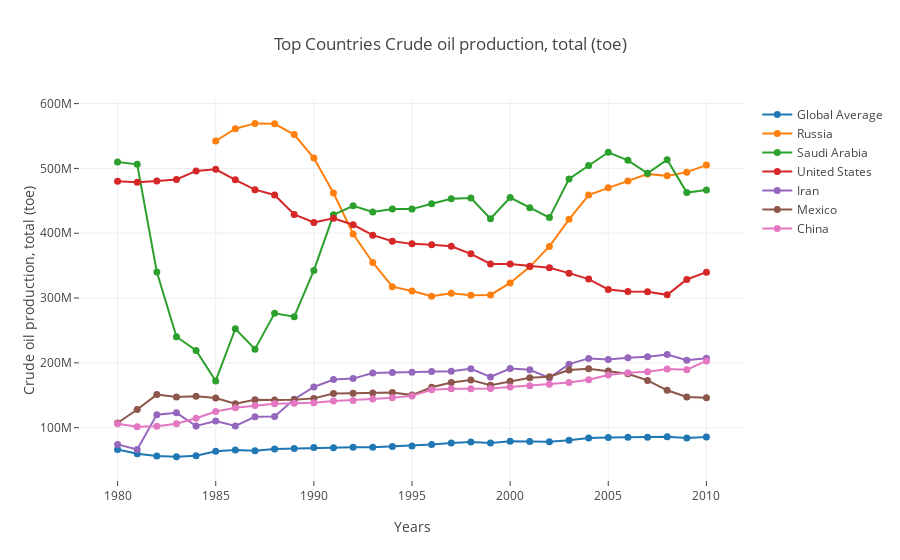

Notebook code for this chart:
### Code cell
explore_df(df['oil_production_total'])
